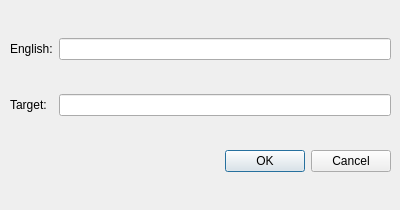
<ui version="4.0" >
 <class>TermDialog</class>
 <widget class="QDialog" name="TermDialog" >
  <property name="geometry" >
   <rect>
    <x>0</x>
    <y>0</y>
    <width>400</width>
    <height>210</height>
   </rect>
  </property>
  <property name="windowTitle" >
   <string>New term entry</string>
  </property>
  <widget class="QWidget" name="gridLayout" >
   <property name="geometry" >
    <rect>
     <x>10</x>
     <y>10</y>
     <width>381</width>
     <height>191</height>
    </rect>
   </property>
   <layout class="QGridLayout" >
    <item row="0" column="1" >
     <widget class="QLineEdit" name="english" />
    </item>
    <item row="1" column="1" >
     <widget class="QLineEdit" name="target" />
    </item>
    <item row="0" column="0" >
     <widget class="QLabel" name="label" >
      <property name="text" >
       <string>English:</string>
      </property>
     </widget>
    </item>
    <item row="1" column="0" >
     <widget class="QLabel" name="label_2" >
      <property name="text" >
       <string>Target:</string>
      </property>
     </widget>
    </item>
    <item row="2" column="1" >
     <widget class="QDialogButtonBox" name="buttonBox" >
      <property name="orientation" >
       <enum>Qt::Horizontal</enum>
      </property>
      <property name="standardButtons" >
       <set>QDialogButtonBox::Cancel|QDialogButtonBox::NoButton|QDialogButtonBox::Ok</set>
      </property>
     </widget>
    </item>
   </layout>
  </widget>
 </widget>
 <resources/>
 <connections>
  <connection>
   <sender>buttonBox</sender>
   <signal>accepted()</signal>
   <receiver>TermDialog</receiver>
   <slot>accept()</slot>
   <hints>
    <hint type="sourcelabel" >
     <x>248</x>
     <y>254</y>
    </hint>
    <hint type="destinationlabel" >
     <x>157</x>
     <y>274</y>
    </hint>
   </hints>
  </connection>
  <connection>
   <sender>buttonBox</sender>
   <signal>rejected()</signal>
   <receiver>TermDialog</receiver>
   <slot>reject()</slot>
   <hints>
    <hint type="sourcelabel" >
     <x>316</x>
     <y>260</y>
    </hint>
    <hint type="destinationlabel" >
     <x>286</x>
     <y>274</y>
    </hint>
   </hints>
  </connection>
 </connections>
</ui>
